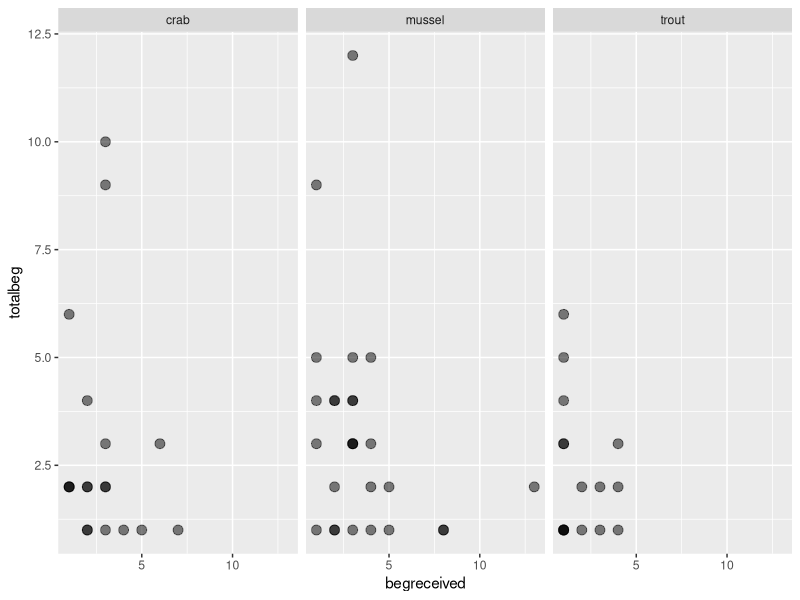
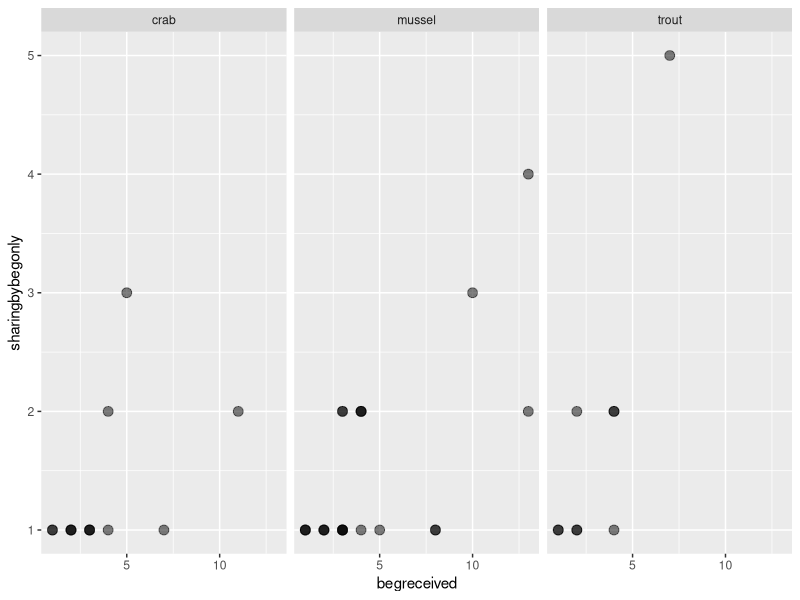

These charts were generated, in order, by the following R code:
## ---- chunk 1
library(dplyr)
library(ggplot2)
## ---- chunk 2
otter_data <- read.csv("../data/Bowden-ParryOtterdata.csv")
head(otter_data)
## ---- chunk 3
begging <-   
  otter_data %>%
  filter(begreceived > 0, totalbeg > 0) %>% 
  select(foodtype, totalbeg, begreceived)

knitr::kable(head(begging))
## ---- chunk 4
ggplot(begging, aes(x = begreceived, y = totalbeg)) +
  geom_point(size = 3, alpha = 0.5) +
  facet_wrap(~foodtype)
  
## ---- chunk 5
sharing <- 
  otter_data %>% 
  filter(begreceived > 0, sharingbybegonly > 0) %>% 
  select(begreceived, sharingbybegonly, foodtype)

knitr::kable(head(sharing))
## ---- chunk 6
ggplot(sharing, aes(x = begreceived, y = sharingbybegonly)) +
  geom_point(size = 3, alpha = 0.5) +
  facet_wrap(~foodtype)
  
